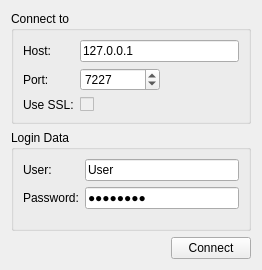
<?xml version="1.0" encoding="UTF-8"?>
<ui version="4.0">
 <class>ConnectionManager</class>
 <widget class="QWidget" name="ConnectionManager">
  <property name="geometry">
   <rect>
    <x>0</x>
    <y>0</y>
    <width>262</width>
    <height>270</height>
   </rect>
  </property>
  <property name="windowTitle">
   <string>Form</string>
  </property>
  <layout class="QVBoxLayout" name="verticalLayout">
   <item>
    <widget class="QGroupBox" name="groupBox">
     <property name="title">
      <string>Connect to</string>
     </property>
     <layout class="QFormLayout" name="formLayout">
      <property name="fieldGrowthPolicy">
       <enum>QFormLayout::AllNonFixedFieldsGrow</enum>
      </property>
      <item row="0" column="0">
       <widget class="QLabel" name="hostLabel">
        <property name="text">
         <string>Host:</string>
        </property>
       </widget>
      </item>
      <item row="0" column="1">
       <widget class="QLineEdit" name="hostLineEdit">
        <property name="text">
         <string>127.0.0.1</string>
        </property>
       </widget>
      </item>
      <item row="1" column="0">
       <widget class="QLabel" name="portLabel">
        <property name="text">
         <string>Port:</string>
        </property>
       </widget>
      </item>
      <item row="1" column="1">
       <widget class="QSpinBox" name="portSpinBox">
        <property name="maximumSize">
         <size>
          <width>80</width>
          <height>16777215</height>
         </size>
        </property>
        <property name="maximum">
         <number>64000</number>
        </property>
        <property name="value">
         <number>7227</number>
        </property>
       </widget>
      </item>
      <item row="2" column="0">
       <widget class="QLabel" name="useSSLLabel">
        <property name="text">
         <string>Use SSL:</string>
        </property>
       </widget>
      </item>
      <item row="2" column="1">
       <widget class="QCheckBox" name="useSSLCheckBox">
        <property name="enabled">
         <bool>false</bool>
        </property>
        <property name="checkable">
         <bool>true</bool>
        </property>
       </widget>
      </item>
     </layout>
    </widget>
   </item>
   <item>
    <widget class="QGroupBox" name="groupBox_2">
     <property name="title">
      <string>Login Data</string>
     </property>
     <layout class="QFormLayout" name="formLayout_2">
      <property name="fieldGrowthPolicy">
       <enum>QFormLayout::AllNonFixedFieldsGrow</enum>
      </property>
      <item row="0" column="0">
       <widget class="QLabel" name="userLabel">
        <property name="text">
         <string>User:</string>
        </property>
       </widget>
      </item>
      <item row="0" column="1">
       <widget class="QLineEdit" name="userLineEdit">
        <property name="text">
         <string>User</string>
        </property>
       </widget>
      </item>
      <item row="1" column="0">
       <widget class="QLabel" name="passwordLabel">
        <property name="text">
         <string>Password:</string>
        </property>
       </widget>
      </item>
      <item row="1" column="1">
       <widget class="QLineEdit" name="passwordLineEdit">
        <property name="text">
         <string>password</string>
        </property>
        <property name="echoMode">
         <enum>QLineEdit::Password</enum>
        </property>
       </widget>
      </item>
     </layout>
    </widget>
   </item>
   <item>
    <layout class="QHBoxLayout" name="horizontalLayout">
     <item>
      <spacer name="horizontalSpacer">
       <property name="orientation">
        <enum>Qt::Horizontal</enum>
       </property>
       <property name="sizeHint" stdset="0">
        <size>
         <width>40</width>
         <height>20</height>
        </size>
       </property>
      </spacer>
     </item>
     <item>
      <widget class="QPushButton" name="connectButton">
       <property name="text">
        <string>Connect</string>
       </property>
      </widget>
     </item>
    </layout>
   </item>
  </layout>
 </widget>
 <resources/>
 <connections/>
</ui>
